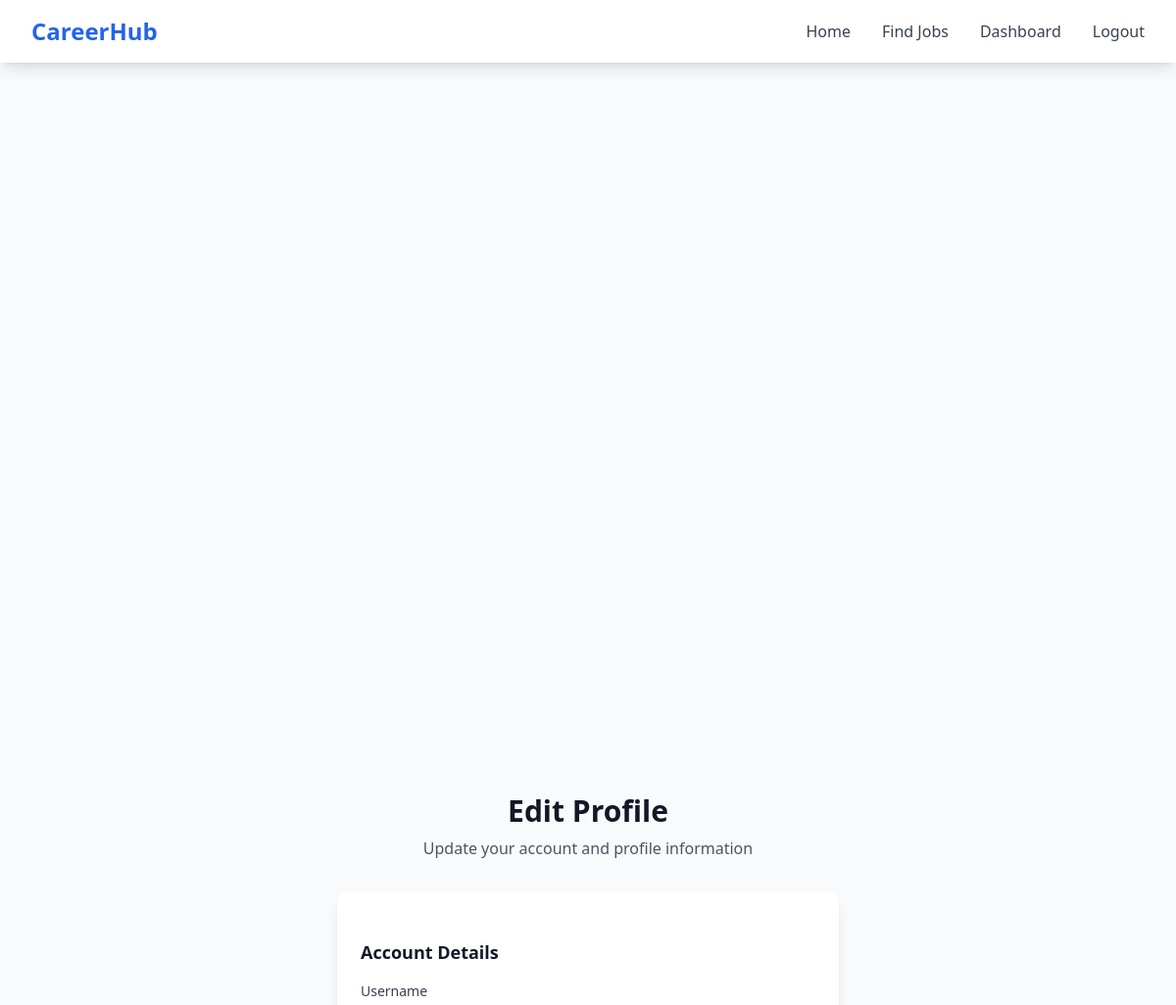
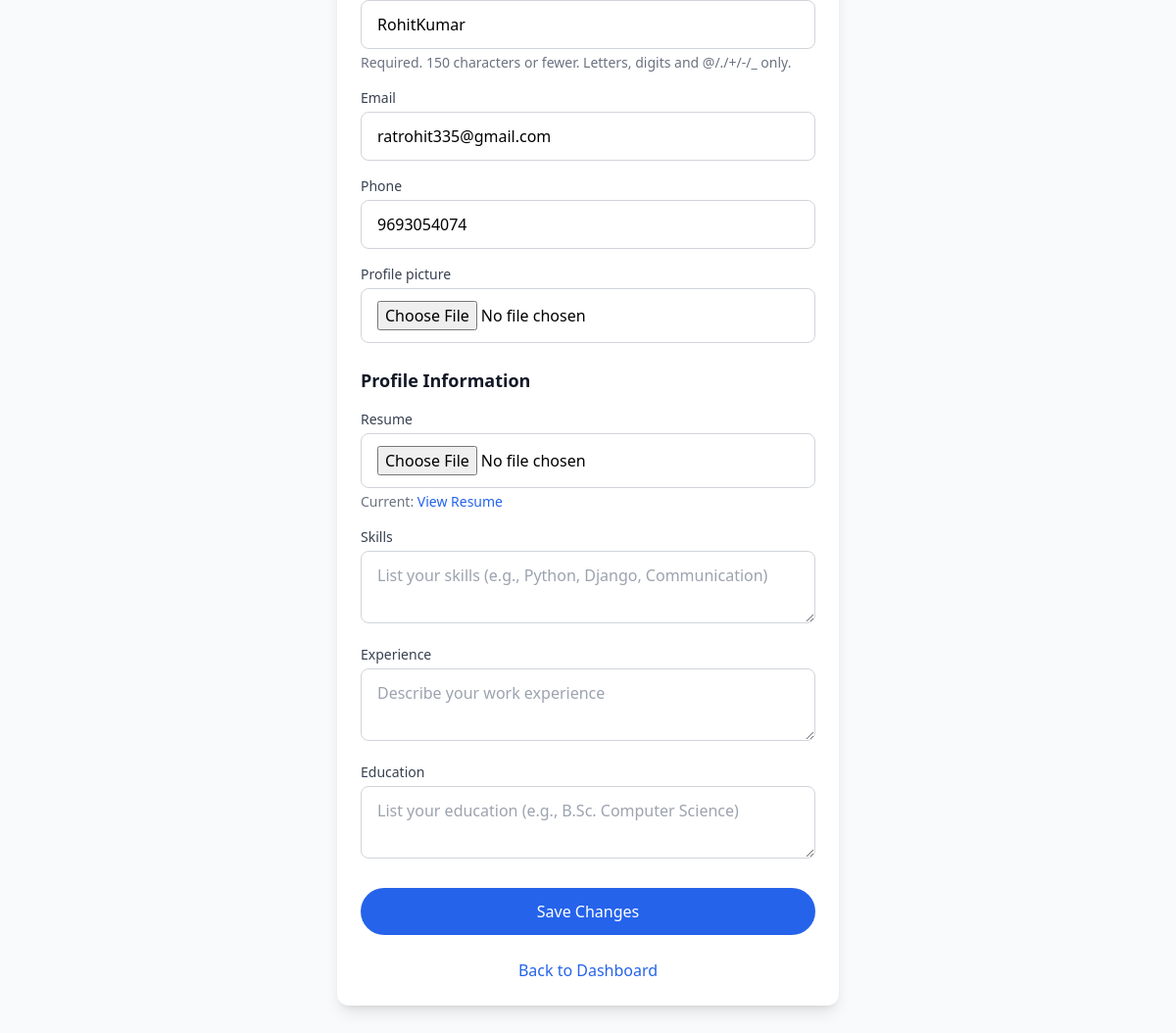
The page /profile/edit/ (signed in) on the database its author committed (2 pictures, top to bottom).
### hub_apps/authentication/models.py (models this page shows, shortened)
class CustomUser(AbstractUser):
    is_recruiter = models.BooleanField(default=False)
    phone = models.CharField(max_length=15,blank=True,null=True)
    profile_picture = models.ImageField(upload_to="profile_pics/",blank=True,null=True)
    email = models.EmailField(unique=True)

### hub_apps/profiles/views.py (the view)
# urls.py: path('edit/', edit_profile, name='edit_profile'),
@login_required
def edit_profile(request):
    user_profile, created = UserProfile.objects.get_or_create(user=request.user)
    if request.method == 'POST':
        user_form = CustomUserForm(request.POST, request.FILES, instance=request.user)
        profile_form = UserProfileForm(request.POST, request.FILES, instance=user_profile, user=request.user)
        if user_form.is_valid() and profile_form.is_valid():
            user_form.save()
            profile_form.save()
            return redirect('dashboard')  # Redirect to dashboard after update
        else:
            print("User Form Errors:", user_form.errors)  # Debugging output
            print("Profile Form Errors:", profile_form.errors)
    else:
        user_form = CustomUserForm(instance=request.user)
        profile_form = UserProfileForm(instance=user_profile, user=request.user)
    return render(request, 'profiles/edit_profile.html', {'user_form': user_form, 'profile_form': profile_form})

### hub_apps/profiles/forms.py
class CustomUserForm(forms.ModelForm):
    class Meta:
        model = CustomUser
        fields = ['username', 'email', 'phone', 'profile_picture']

### hub_apps/profiles/templates/profiles/edit_profile.html (shortened to what this page needs)
{% extends 'base.html' %}
{% block content %}
    <div class="min-h-screen flex items-center justify-center bg-gray-50 py-12 px-4 sm:px-6 lg:px-8">
        <div class="max-w-lg w-full space-y-8">
            <div class="text-center">
                <h2 class="text-3xl font-bold text-gray-900">Edit Profile</h2>
                <p class="mt-2 text-gray-600">Update your account and profile information</p>
            </div>
            <form method="POST" enctype="multipart/form-data" class="bg-white rounded-xl shadow-lg p-6 space-y-6">
                <div class="space-y-4">
                    <h4 class="text-lg font-semibold text-gray-900">Account Details</h4>
                    {% for field in user_form %}
                        <div>
                            <label for="{{ field.id_for_label }}" class="block text-sm font-medium text-gray-700 mb-1">
                                {{ field.label }}
                            </label>
                            <input type="{{ field.field.widget.input_type|default:'text' }}"
                                   name="{{ field.name }}"
                                   id="{{ field.id_for_label }}"
                                   class="w-full px-4 py-3 rounded-lg border border-gray-300 focus:ring-2 focus:ring-blue-500 focus:border-blue-500 {% if field.errors %}border-red-500{% endif %}"
                                   placeholder="{{ field.label }}"
                                   value="{{ field.value|default:'' }}"
                                   {% if field.field.required %}required{% endif %}>
                            {% if field.help_text %}
                                <p class="mt-1 text-sm text-gray-500">{{ field.help_text }}</p>
                            {% endif %}
                        </div>
                    {% endfor %}
                </div>
                <div class="space-y-4">
                    <h4 class="text-lg font-semibold text-gray-900">Profile Information</h4>
                    {% if user.is_recruiter %}
                        <div>
                            <label for="{{ profile_form.company_name.id_for_label }}" class="block text-sm font-medium text-gray-700 mb-1">
                                Company Name
                            </label>
                            <input type="text"
                                   name="{{ profile_form.company_name.name }}"
                                   id="{{ profile_form.company_name.id_for_label }}"
                                   class="w-full px-4 py-3 rounded-lg border border-gray-300 focus:ring-2 focus:ring-blue-500 focus:border-blue-500 {% if profile_form.company_name.errors %}border-red-500{% endif %}"
                                   placeholder="Company Name"
                                   value="{{ profile_form.company_name.value|default:'' }}"
                                   {% if profile_form.company_name.field.required %}required{% endif %}>
                            {% if profile_form.company_name.errors %}
                                <p class="mt-1 text-sm text-red-600">{{ profile_form.company_name.errors.0 }}</p>
                            {% endif %}
                        </div>
                        <div>
                            <label for="{{ profile_form.company_website.id_for_label }}" class="block text-sm font-medium text-gray-700 mb-1">
                                Company Website
                            </label>
                            <input type="url"
                                   name="{{ profile_form.company_website.name }}"
                                   id="{{ profile_form.company_website.id_for_label }}"
                                   class="w-full px-4 py-3 rounded-lg border border-gray-300 focus:ring-2 focus:ring-blue-500 focus:border-blue-500 {% if profile_form.company_website.errors %}border-red-500{% endif %}"
                                   placeholder="https://example.com"
                                   value="{{ profile_form.company_website.value|default:'' }}"
                                   {% if profile_form.company_website.field.required %}required{% endif %}>
                            {% if profile_form.company_website.errors %}
                                <p class="mt-1 text-sm text-red-600">{{ profile_form.company_website.errors.0 }}</p>
                            {% endif %}
                        </div>
                    {% else %}
                        <div>
                            <label for="{{ profile_form.resume.id_for_label }}" class="block text-sm font-medium text-gray-700 mb-1">
                                Resume
                            </label>
                            <input type="file"
                                   name="{{ profile_form.resume.name }}"
                                   id="{{ profile_form.resume.id_for_label }}"
                                   class="w-full px-4 py-3 rounded-lg border border-gray-300 focus:ring-2 focus:ring-blue-500 focus:border-blue-500 {% if profile_form.resume.errors %}border-red-500{% endif %}"
                                   {% if profile_form.resume.field.required %}required{% endif %}>
                            {% if profile_form.resume.value %}
                                <p class="mt-1 text-sm text-gray-500">Current: <a href="{{ profile_form.resume.value.url }}" target="_blank" class="text-blue-600 hover:text-blue-800">View Resume</a></p>
                            {% endif %}
                        </div>
                        <div>
                            <label for="{{ profile_form.skills.id_for_label }}" class="block text-sm font-medium text-gray-700 mb-1">
                                Skills
                            </label>
                            <textarea
                                name="{{ profile_form.skills.name }}"
                                id="{{ profile_form.skills.id_for_label }}"
                                class="w-full px-4 py-3 rounded-lg border border-gray-300 focus:ring-2 focus:ring-blue-500 focus:border-blue-500 {% if profile_form.skills.errors %}border-red-500{% endif %}"
                                placeholder="List your skills (e.g., Python, Django, Communication)"
                                {% if profile_form.skills.field.required %}required{% endif %}>{{ profile_form.skills.value|default:'' }}</textarea>
                        </div>
                        <div>
                            <label for="{{ profile_form.experience.id_for_label }}" class="block text-sm font-medium text-gray-700 mb-1">
                                Experience
                            </label>
                            <textarea
                                name="{{ profile_form.experience.name }}"
                                id="{{ profile_form.experience.id_for_label }}"
                                class="w-full px-4 py-3 rounded-lg border border-gray-300 focus:ring-2 focus:ring-blue-500 focus:border-blue-500 {% if profile_form.experience.errors %}border-red-500{% endif %}"
                                placeholder="Describe your work experience"
                                {% if profile_form.experience.field.required %}required{% endif %}>{{ profile_form.experience.value|default:'' }}</textarea>
                        </div>
                        <div>
                            <label for="{{ profile_form.education.id_for_label }}" class="block text-sm font-medium text-gray-700 mb-1">
                                Education
                            </label>
                            <textarea
                                name="{{ profile_form.education.name }}"
                                id="{{ profile_form.education.id_for_label }}"
                                class="w-full px-4 py-3 rounded-lg border border-gray-300 focus:ring-2 focus:ring-blue-500 focus:border-blue-500 {% if profile_form.education.errors %}border-red-500{% endif %}"
                                placeholder="List your education (e.g., B.Sc. Computer Science)"
                                {% if profile_form.education.field.required %}required{% endif %}>{{ profile_form.education.value|default:'' }}</textarea>
                        </div>
                    {% endif %}
                </div>
                <button type="submit"
                        class="w-full px-6 py-3 bg-blue-600 text-white font-medium rounded-full hover:bg-blue-700 focus:ring-2 focus:ring-blue-500 focus:ring-offset-2 transition">
                    Save Changes
                </button>
                <div class="text-center">
                    <a href="{% url 'dashboard' %}"
                       class="text-blue-600 hover:text-blue-800 transition">
                        Back to Dashboard
                    </a>
                </div>
            </form>
        </div>
    </div>
{% endblock %}

### rows shown on the page
CustomUser: username "RohitKumar" "ratrohit335@gmail.com" "9693054074"

### other values the page prints
{{ field.label }} "Username" "Email" "Phone" "Profile picture"
{{ field.help_text }} "Required. 150 characters or fewer. Letters, digits and @/./+/-/_ only."
